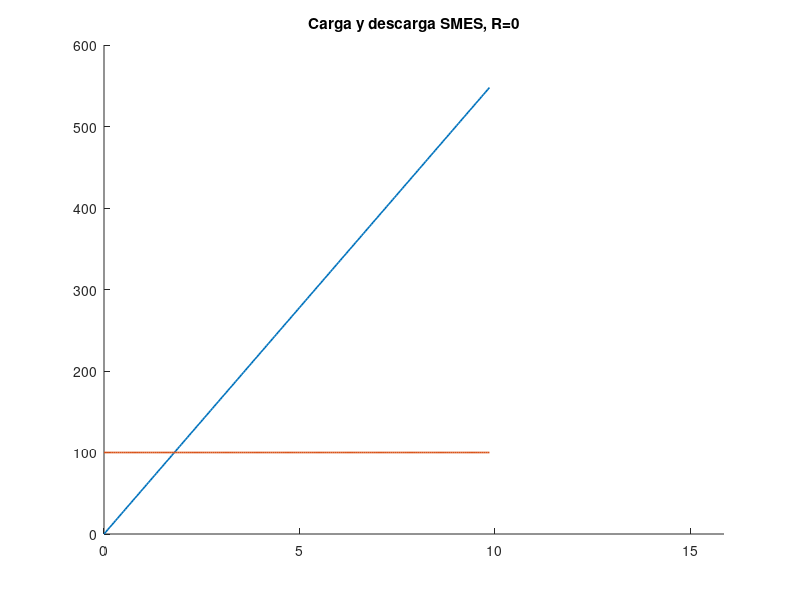

Here is the MATLAB script that generated this plot: (Note: this script raises an error after producing the figure.)
clc
clear
close all

% Parámetros Gouda

R = 0;                              % Ohm, caso material superconductor resistencia nula
L = 1.8;                            % H
V_in = 100;                         % V
E_max = 270e3;                      % Joules

%% Gráfica de i(t) carga/descarga para la EDO del modelo circuital

%% CARGA

i_max = sqrt(2*E_max./L);           % corriente máxima segun la capacidad en Joule
t_c_max = L*i_max/V_in;             % tiempo en alcanzar la carga maxima

t = linspace(0,t_c_max,200);
v_c = [V_in*ones(1,200)];

i_c = (V_in./L).*t ;                % Ecuación de Carga SMES

% Potencia carga
p_c = v_c.*i_c;

%%%%%
Fig_i = figure;
figure (Fig_i);
title("Carga y descarga SMES, R=0")
hold on
plot(t,i_c,'LineWidth',1.2)
plot(t,v_c,'LineWidth',1.2)
xlim([0 (t_c_max+6)])
yline(i_max,'-.','LineWidth',1.2)
xline(t_c_max,'-.','color', 'r','LineWidth',1.2)
title('i [A], v_c [V]');
xlabel('t[s]'); 
ylabel('i [A], v_c [V]');
legend({'i (t)', 'v_c (t)','i_{L,crítica}','t_{carga máx}'});
legend('Location','east');
grid on
%%%%%%%%
title("Carga SMES, R=0")




%% DESCARGA

v_d = [V_in*ones(1,200)];
i_d = i_max - (V_in./L).*t ; % Ecuación de Descarga SMES

% Potencia descarga
p_d = v_d.*i_d;

%%%%%%%%%%%
Fig_i_d = figure;
figure (Fig_i_d);

hold on
plot(t,i_d,'LineWidth',1.2)
plot(t,v_d,'LineWidth',1.2)
xlim([0 (t_c_max+6)])
yline(i_max,'-.','LineWidth',1.2)
title('i [A], v_d [V]');
xlabel('t[s]'); 
ylabel('i [A], v_d [V]');
legend({'i (t)', 'v_d (t)','i_{L,crítica}'});
legend('Location','east');
grid on
%%%%%%%%%%%%%
title("Descarga SMES, R=0")

p_comp = [p_c zeros(1,100) p_d];
t_comp = linspace(0,2.5*t_c_max,500);
v_comp = [v_c zeros(1,100) v_d];
i_comp = [i_c i_max*ones(1,100) i_d];
E_comp = 0.5*L.*i_comp.*i_comp;

FigP = figure;
figure (FigP);

subplot(4,1,1)
plot(t_comp,p_comp,'LineWidth',1.2) 
xlim([0 2.5*t_c_max])
%xlabel('t [s]')
ylabel('P [W]')
title('P_{SMES}')
grid on

subplot(4,1,2)
plot(t_comp,E_comp,'LineWidth',1.2) 
xlim([0 2.5*t_c_max])
%xlabel('t [s]')
ylabel('E [J]')
title('E_{SMES}')
grid on

subplot(4,1,3)
plot(t_comp,i_comp,'LineWidth',1.2)
xlim([0 2.5*t_c_max])
%xlabel('t [s]')
ylabel('i [A]')
title('i_{SMES}')
grid on

subplot(4,1,4)
plot(t_comp,v_comp,'LineWidth',1.2)
xlim([0 2.5*t_c_max])
xlabel('t [s]')
ylabel('V [V]')
title('V_{SMES}')
grid on
